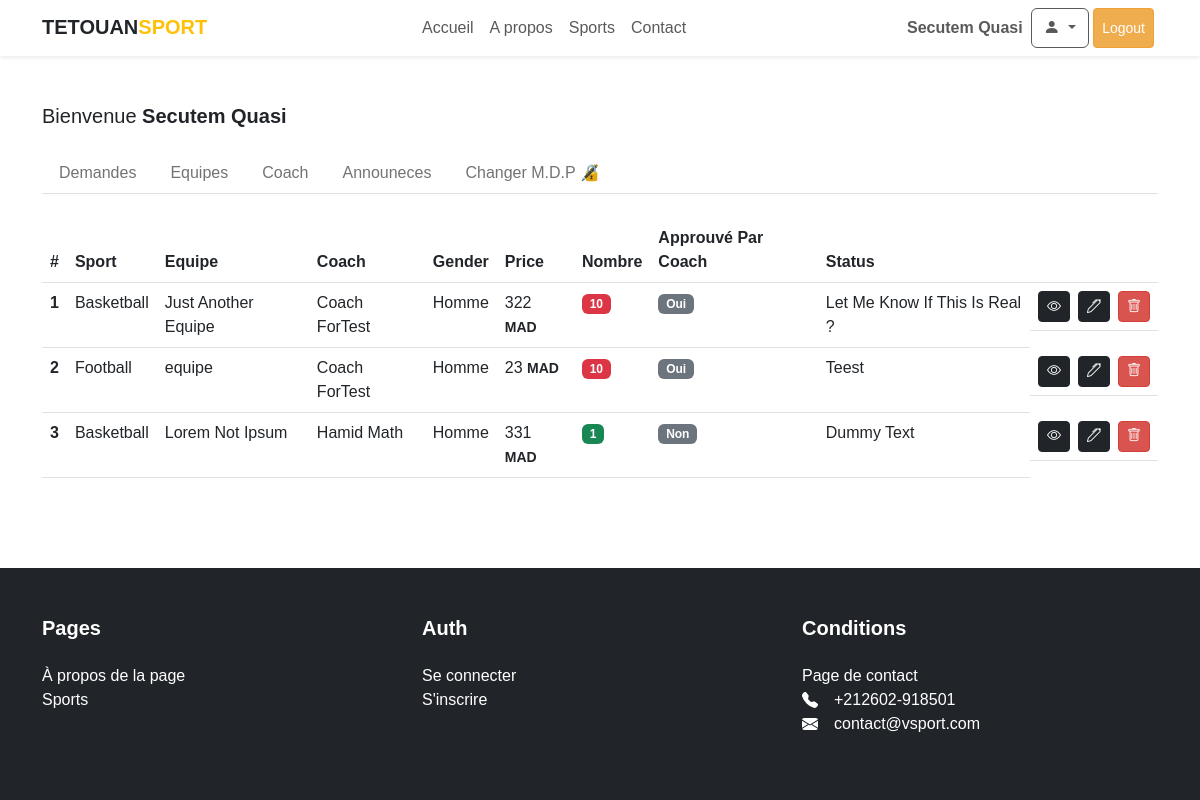
Screenshot of /secretaire/equipes.php (signed in) with the database file from the repository.
### tables this page shows
CREATE TABLE `equipes` (
  `id` int UNSIGNED NOT NULL,
  `sport_id` int UNSIGNED NOT NULL,
  `coach_id` int UNSIGNED NOT NULL,
  `salle` varchar(255) NOT NULL,
  `salle_id` int NOT NULL DEFAULT '1',
  `emploi` varchar(255) NOT NULL,
  `gender` varchar(5) NOT NULL DEFAULT 'homme',
  `title` varchar(255) NOT NULL,
  `description` varchar(700) NOT NULL,
  `price` float NOT NULL,
  `nbr` int NOT NULL,
  `approved` varchar(255) NOT NULL DEFAULT 'Non',
  `status` tinyint(1) NOT NULL DEFAULT '1',
  `created_at` timestamp NOT NULL DEFAULT CURRENT_TIMESTAMP
);

CREATE TABLE `sports` (
  `id` int UNSIGNED NOT NULL,
  `title` varchar(255) NOT NULL,
  `description` varchar(700) NOT NULL,
  `image` varchar(255) NOT NULL DEFAULT 'https://dummyimage.com/350x200/ced4da/6c757d.jpg',
  `created_at` timestamp NOT NULL DEFAULT CURRENT_TIMESTAMP
);

CREATE TABLE `users` (
  `id` int UNSIGNED NOT NULL,
  `nom` varchar(255) NOT NULL,
  `prenom` varchar(255) NOT NULL,
  `email` varchar(255) NOT NULL,
  `date_naissance` date NOT NULL,
  `gender` varchar(5) NOT NULL DEFAULT 'homme',
  `password` varchar(300) NOT NULL,
  `bio` varchar(255) DEFAULT NULL,
  `role` varchar(10) NOT NULL DEFAULT 'user',
  `created_at` timestamp NOT NULL DEFAULT CURRENT_TIMESTAMP,
  `updated_at` timestamp NOT NULL DEFAULT CURRENT_TIMESTAMP
);

### secretaire/partials/check-user.php (called while the page is built, shortened)
<?php
require_once __DIR__ . '/../../Models/Coach.php';
require_once __DIR__ . '/../../Models/Equipe.php';
require_once __DIR__ . '/../../Models/Sport.php';
$coachObj = new Coach($conn);
$equipeObj = new Equipe($conn);
$sportObj = new Sport($conn);
?>

### Models/Equipe.php (called while the page is built, shortened)
<?php
class Equipe
{
    public function getAllEquipes(): array
    {
        $equipes = $this->conn->prepare("SELECT * FROM equipes order by created_at DESC");
        $equipes->execute();
        return $equipes->fetchAll(PDO::FETCH_OBJ);
    }
}

### Models/Sport.php (called while the page is built, shortened)
<?php
class Sport
{
    public function getSportById(int $sportId): Object|bool
    {
        $sport = $this->conn->prepare("SELECT id, title FROM sports where id=:id");
        $sport->bindValue("id", $sportId);
        $sport->execute();
        return $sport->fetchObject();
    }
}

### Models/Coach.php (called while the page is built, shortened)
<?php
class Coach
{
    public function getCoachById(int $id): object
    {
        $coach = $this->conn->prepare("SELECT * FROM users WHERE role='coach' AND id=:id");
        $coach->bindValue("id", $id);
        $coach->execute();
        return $coach->fetchObject();
    }
}
?>

### secretaire/equipes.php (the view, shortened to what this page needs)
<?php include __DIR__ . '/partials/check-user.php'; ?>
<!DOCTYPE html>
<html>
<head>
    <?php require_once __DIR__. '/../partials/head.php'; ?>
</head>
<?php $equipes = $equipeObj->getAllEquipes(); ?>
<body>
    <div class="main-wrapper">
        <div class="content">
            <?php require_once __DIR__ . '/../partials/nav.php'; ?>
            <main class="container py-5">
                <?php include __DIR__. '/partials/header.php'; ?>
                <section>
                    <table class="table">
                        <thead>
                            <tr>
                                <th scope="col">#</th>
                                <th scope="col">Sport</th>
                                <th scope="col">Equipe</th>
                                <th scope="col">Coach</th>
                                <th scope="col">Gender</th>
                                <th scope="col">Price</th>
                                <th scope="col">Nombre</th>
                                <th scope="col">Approuvé Par Coach</th>
                                <th scope="col">Status</th>
                                <th scope="col"></th>
                            </tr>
                        </thead>
                        <tbody>
                            <?php if (empty($equipes)) : ?>
                                <tr>
                                    <td colspan="7" class="text-center">Aucune Equipe</td>
                                </tr>
                            <?php else : ?>
                                <?php foreach ($equipes as $index => $equipe) : ?>
                                    <tr>
                                        <th scope="row"><?= $index + 1 ?></th>
                                        <td>
                                            <?php $sport = $sportObj->getSportById($equipe->sport_id) ?>
                                            <?= ucwords($sport->title) ?>
                                        </td>
                                        <td>
                                            <?= $equipe->title ?>
                                        </td>
                                        <td>
                                            <?php $coach = $coachObj->getCoachById($equipe->coach_id) ?>
                                            <?= ucwords($coach->nom . ' ' . $coach->prenom) ?>
                                        </td>
                                        <td>
                                            <?= ucwords($equipe->gender) ?>
                                        </td>
                                        <td>
                                            <?= $equipe->price ?> <span style="font-size: 14px;" class="fw-bold text-dark">MAD</span>
                                        </td>
                                        <td>
                                            <?php if($equipe->nbr == 10) : ?>
                                                <span class="badge bg-danger"><?=$equipe->nbr;?></span>
                                            <?php else:?>
                                                <span class="badge bg-success"><?=$equipe->nbr;?></span>
                                            <?php endif;?>
                                        </td>
                                        <td>
                                            <span class="badge bg-secondary"><?=$equipe->approved;?></span>
                                        </td>
                                       <td>
                                        <?= ucwords($equipe->description) ?></td>
                                        <td class="d-flex justify-content-end gap-2">
                                            <button type="button" class="btn btn-sm btn-dark modal-link-view" data-bs-toggle="modal" data-bs-target="#viewModal" data-title="<?= $equipe->title ?>" data-description="<?= $equipe->description ?>" data-emploi="<?= $equipe->emploi ?>" data-salle="<?= ucwords($equipe->salle) ?>" data-salle-id="<?= $equipe->salle_id ?>">
                                                <i class="bi bi-eye"></i>
                                            </button>
                                            <a href="equipes-edit.php?equipe=<?= $equipe->id ?>" class="btn btn-sm btn-dark"><i class="bi bi-pen"></i></a>
                                            <form method="POST" class="d-inline" onsubmit="return confirm('Are You Sure ?')">
                                                <button type="submit" name="destroy" value="<?= $equipe->id ?>" class="btn btn-sm btn-danger"><i class="bi bi-trash"></i></button>
                                            </form>
                                        </td>
                                    </tr>
                                <?php endforeach; ?>
                            <?php endif; ?>
                        </tbody>
                    </table>
                </section>
            </main>
        </div>
        <?php require_once __DIR__. '/../partials/footer.php'; ?>
    </div>
</body>
</html>

### public/css/dropdown.css (style rules this page uses)
.btn-danger { color: #fff; background-color: #d9534f; border-color: #d43f3a; }

### public/css/main.css (style rules this page uses)
html, body, div, span, p { margin: 0; padding: 0; border: 0; line-height: 1.5rem; }
html { box-sizing: border-box; }
*, *::before, *::after { box-sizing: inherit; }
body { line-height: 1; font-family: sans-serif; height: 100%; }
.main-wrapper { display: flex; flex-direction: column; min-height: 100vh; }
.content { flex: 1; }

### rows the page displays
equipes: sport.title "Basketball", title "Just Another Equipe", coach.prenom "Coach ForTest", gender "Homme", price "322", nbr "10", approved "Oui", description "Let Me Know If This Is Real ?", $equipe->id 5 (drawn)
equipes: sport.title "Football", title "equipe", coach.prenom "Coach ForTest", gender "Homme", price "23", nbr "10", approved "Oui", description "Teest", $equipe->id 4 (drawn)
equipes: sport.title "Basketball", title "Lorem Not Ipsum", coach.prenom "Hamid Math", gender "Homme", price "331", nbr "1", approved "Non", description "Dummy Text"

### other values shown
$_SESSION['user']->name "Secutem Quasi"
$user->name "Secutem Quasi"
contactPhone "+212602-918501"
contactEmail "contact@vsport.com"
